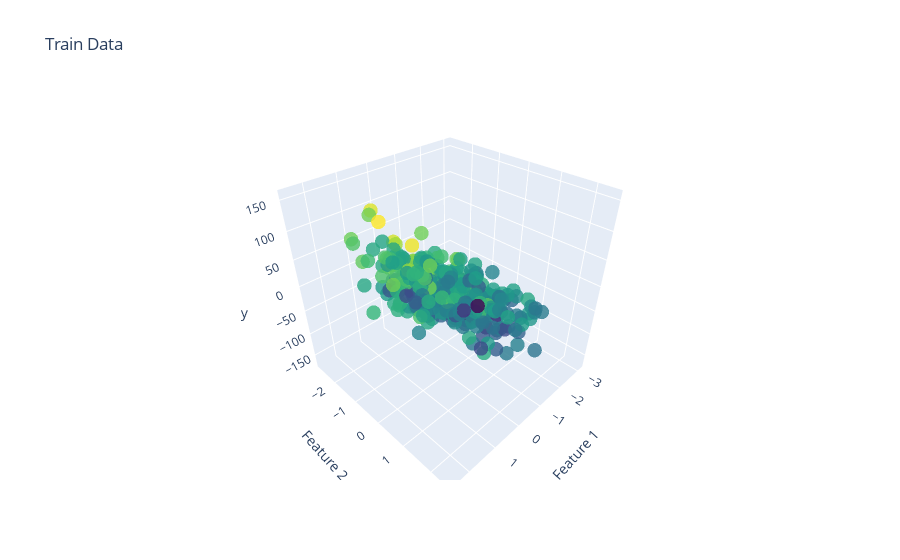
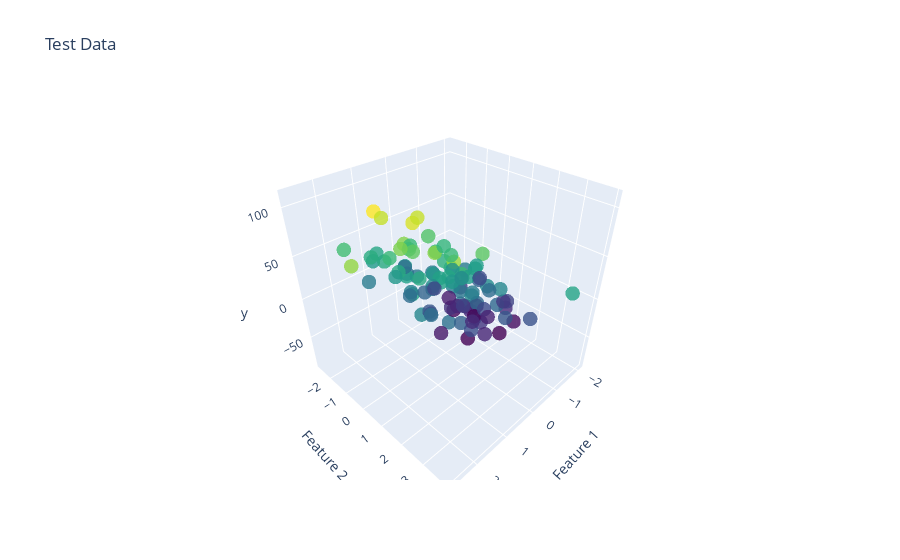

Notebook source saved alongside these figures, in order:
### Code cell
import plotly.graph_objects as go
import numpy as np
from sklearn.datasets import make_regression
from sklearn.model_selection import train_test_split

# Generate noisy data with 2 features
X, y = make_regression(n_samples=500, n_features=2, noise=30)

# Split the data into train and test sets
X_train, X_test, y_train, y_test = train_test_split(X, y, test_size=0.2, random_state=42)

# Create a 3D scatter plot for the train set
fig_train = go.Figure(data=go.Scatter3d(
    x=X_train[:, 0],
    y=X_train[:, 1],
    z=y_train,
    mode='markers',
    marker=dict(
        size=5,
        color=y_train,
        colorscale='Viridis',
        opacity=0.8
    )
))

# Set axis labels and title for the train set plot
fig_train.update_layout(
    scene=dict(
        xaxis_title='Feature 1',
        yaxis_title='Feature 2',
        zaxis_title='y',
    ),
    title='Train Data'
)

# Create a 3D scatter plot for the test set
fig_test = go.Figure(data=go.Scatter3d(
    x=X_test[:, 0],
    y=X_test[:, 1],
    z=y_test,
    mode='markers',
    marker=dict(
        size=5,
        color=y_test,
        colorscale='Viridis',
        opacity=0.8
    )
))

# Set axis labels and title for the test set plot
fig_test.update_layout(
    scene=dict(
        xaxis_title='Feature 1',
        yaxis_title='Feature 2',
        zaxis_title='y',
    ),
    title='Test Data'
)

# Show the train and test plots
fig_train.show()
fig_test.show()

### Figure 1 — Plotly figure (JSON) as saved in the notebook; plotly's stock layout.template omitted (floating-point values rounded to 4 significant figures; data arrays with more than 128 entries replaced by an {"elided": "..."} marker saying what was removed)
{"data": [{"marker": {"color": {"elided": "400 float values"}, "colorscale": [[0, "#440154"], [0.1111, "#482878"], [0.2222, "#3e4989"], [0.3333, "#31688e"], [0.4444, "#26828e"], [0.5556, "#1f9e89"], [0.6667, "#35b779"], [0.7778, "#6ece58"], [0.8889, "#b5de2b"], [1, "#fde725"]], "opacity": 0.8, "size": 5}, "mode": "markers", "type": "scatter3d", "x": {"elided": "400 float values"}, "y": {"elided": "400 float values"}, "z": {"elided": "400 float values"}}], "layout": {"scene": {"xaxis": {"title": {"text": "Feature 1"}}, "yaxis": {"title": {"text": "Feature 2"}}, "zaxis": {"title": {"text": "y"}}}, "title": {"text": "Train Data"}}}

### Figure 2 — Plotly figure (JSON) as saved in the notebook; plotly's stock layout.template omitted (floating-point values rounded to 4 significant figures)
{"data": [{"marker": {"color": [-9.936, 2.961, -13.3, -5.093, -63.14, -82.66, -10.87, 49.11, 47.53, -47.24, -52.87, -9.509, -83.98, -0.3111, 38.79, 19.52, 8.532, 58.95, -20.09, 73.29, 33.8, -14.2, -55.79, 37.27, 25.49, -26.86, 6.265, 21.93, -78.26, 48.18, 29.39, -26.48, 79.62, 12.3, -74.42, 27.72, -14.69, 21.39, -61.48, 24.88, -7.541, -86.72, -49.5, -58.13, -34.27, -4.399, 26.51, -20.23, -72.72, 46.45, -40.33, 28.93, 46.1, 30.4, 32.91, -15.69, -14.77, 17.29, -87.02, 55.51, 25.95, -2.238, 77.57, -40.06, 98.79, 8.288, -36.99, 60.53, 24.82, -23.7, -84.55, 45.4, 31.87, 16.93, 34.86, -53.59, 17.8, 7.769, -45.03, 3.492, -79.44, -66.44, 93.5, 21.4, -17.11, -42.29, 74.11, 110.1, -4.457, -42.05, 32.7, -62.04, -66.92, -68.87, 70.75, -49.54, 42.47, -17.97, 92.63, -33.38], "colorscale": [[0, "#440154"], [0.1111, "#482878"], [0.2222, "#3e4989"], [0.3333, "#31688e"], [0.4444, "#26828e"], [0.5556, "#1f9e89"], [0.6667, "#35b779"], [0.7778, "#6ece58"], [0.8889, "#b5de2b"], [1, "#fde725"]], "opacity": 0.8, "size": 5}, "mode": "markers", "type": "scatter3d", "x": [-0.03138, 1.247, 0.6581, -1.059, -1.996, -1.3, 0.05652, 1.812, 0.5691, -1.862, -1.571, -0.3587, -1.724, -0.1487, 0.07056, 0.9864, -0.526, -0.02978, -0.8429, 1.285, 0.1893, -0.07634, -0.8329, 0.1888, 0.5674, -1.547, -0.02479, 0.6201, -1.838, 0.699, 0.919, 0.195, 1.225, -0.3391, -0.1164, 1.393, -0.04004, -0.1536, -1.135, 0.9519, -0.3945, -0.7292, -0.6972, -0.7758, 0.2683, 1.147, -1.168, -0.5395, -1.406, 0.1409, 0.1848, 0.3772, 0.5105, 0.2147, 1.097, -0.2453, 0.7389, 0.2474, -1.551, 0.1636, 0.4892, 0.7205, 2.676, -0.0752, 1.292, 0.4108, -1.415, 1.034, -0.4383, 0.01539, -1.554, 1.205, 1.131, 0.9838, 1.251, -1.944, 0.1751, -0.3536, -0.7883, -0.7878, -2.068, -1.145, 0.8971, -0.665, 0.5318, -1.007, 1.1, 1.854, -0.3978, -2.052, 0.9852, -0.8272, -0.7802, -1.445, 1.407, -0.8868, -0.144, -1.129, 1.425, -0.9003], "y": [-1.583, 0.6583, 1.068, -0.469, 0.588, -1.382, -0.6075, -2.127, 1.494, 0.7713, -1.359, 0.2316, -1.226, 0.1423, -0.3798, -2.25, 1.255, 1.563, 1.386, 0.06706, 0.505, 0.6027, 0.6851, 0.1937, 0.5908, -0.3429, 1.19, -1.115, -0.7653, -0.7114, -2.121, 1.008, 2.052, -0.1466, -0.4451, 0.5179, -2.176, 0.8535, -0.217, -0.4815, -1.277, 0.1831, 0.5281, -0.8187, -0.4745, -2.318, 3.927, 0.8141, -1.815, 0.4503, -0.5342, 0.6681, -0.9604, 1.051, -1.36, -2.651, 0.3299, -0.2577, 0.8544, -0.5839, 0.4059, -0.6983, 0.1989, 1.152, 0.5249, -0.05396, 2.313, 0.03572, 0.7912, -1.109, -0.5289, -0.8482, -0.5692, -1.024, -1.8, 0.5144, 0.5523, 0.28, -1.78, 1.536, 0.9754, -0.9644, 0.1013, 0.5751, -1.094, 0.6177, 1.117, -0.1667, 0.7542, -0.9, 0.2163, 0.2706, 0.9747, 0.3188, 0.105, -0.3039, -0.292, 0.6682, -0.6735, 1.736], "z": [-9.936, 2.961, -13.3, -5.093, -63.14, -82.66, -10.87, 49.11, 47.53, -47.24, -52.87, -9.509, -83.98, -0.3111, 38.79, 19.52, 8.532, 58.95, -20.09, 73.29, 33.8, -14.2, -55.79, 37.27, 25.49, -26.86, 6.265, 21.93, -78.26, 48.18, 29.39, -26.48, 79.62, 12.3, -74.42, 27.72, -14.69, 21.39, -61.48, 24.88, -7.541, -86.72, -49.5, -58.13, -34.27, -4.399, 26.51, -20.23, -72.72, 46.45, -40.33, 28.93, 46.1, 30.4, 32.91, -15.69, -14.77, 17.29, -87.02, 55.51, 25.95, -2.238, 77.57, -40.06, 98.79, 8.288, -36.99, 60.53, 24.82, -23.7, -84.55, 45.4, 31.87, 16.93, 34.86, -53.59, 17.8, 7.769, -45.03, 3.492, -79.44, -66.44, 93.5, 21.4, -17.11, -42.29, 74.11, 110.1, -4.457, -42.05, 32.7, -62.04, -66.92, -68.87, 70.75, -49.54, 42.47, -17.97, 92.63, -33.38]}], "layout": {"scene": {"xaxis": {"title": {"text": "Feature 1"}}, "yaxis": {"title": {"text": "Feature 2"}}, "zaxis": {"title": {"text": "y"}}}, "title": {"text": "Test Data"}}}
